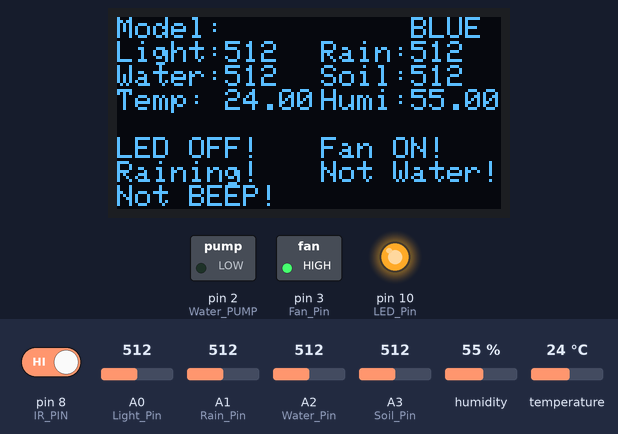
Bench run of a sketch on a simulated Arduino Uno, built with avr-gcc and run on an emulated ATmega328P. On the bench: 128×64 one-colour display, switched loads named in the sketch (green lamp = pin HIGH), output pins drawn as LEDs (lit = HIGH). Inputs (shaded band) come from the test bench; at power-on: A1 (Rain_Pin) = 512, A2 (Water_Pin) = 512, A3 (Soil_Pin) = 512, pin 8 (IR_PIN) HIGH, A0 (Light_Pin) = 512, humidity 55 %, temperature 24 °C. The audio player accepts every command and is not drawn.

Above: at 4.2 s.
4.3 s: A1 (Rain_Pin) set to 107
At 5.4 s:
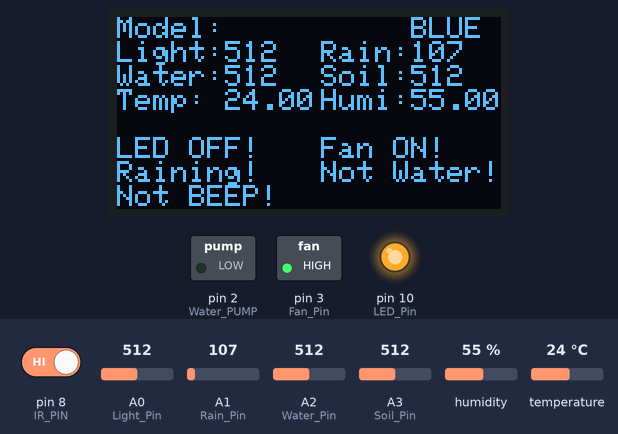
5.8 s: A1 (Rain_Pin) set to 93
At 6.4 s:
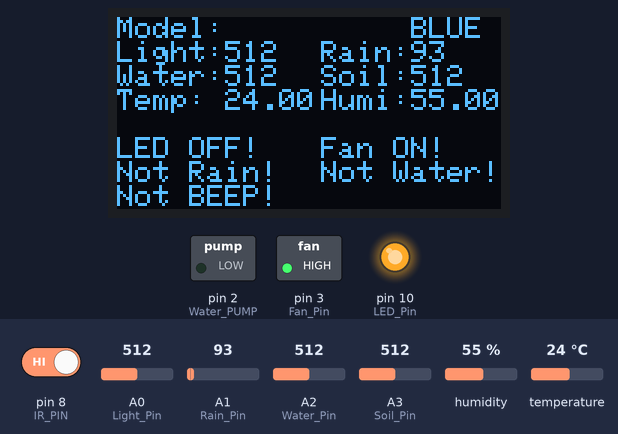
7.3 s: A2 (Water_Pin) set to 56
At 8.5 s:
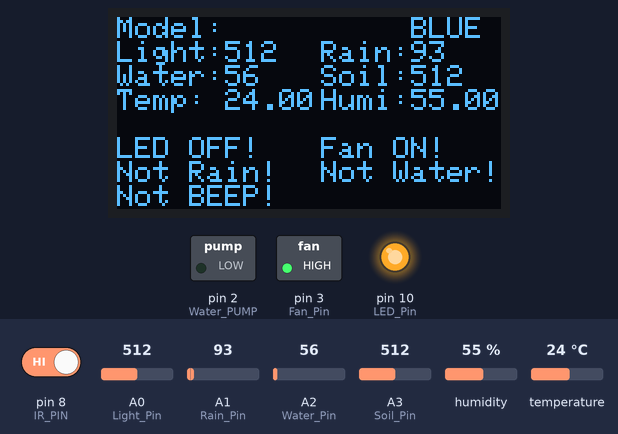
8.8 s: A2 (Water_Pin) set to 45
At 9.3 s:
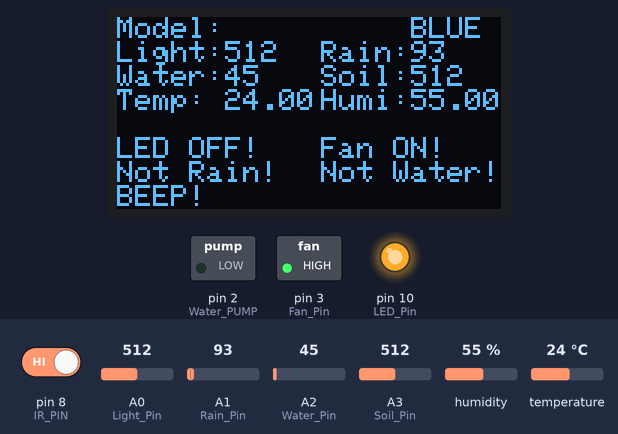
10.3 s: A3 (Soil_Pin) set to 109
At 10.9 s:
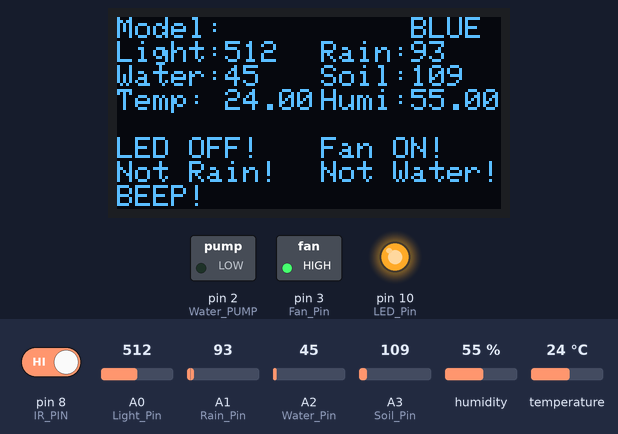
11.8 s: A3 (Soil_Pin) set to 90
At 12.5 s:
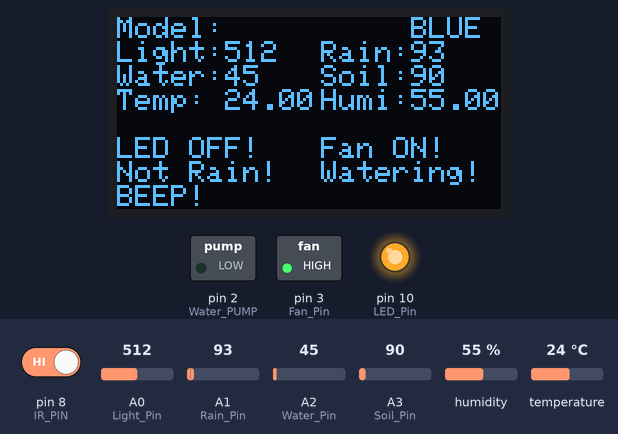
Timing chart, 0 to 14.3 s (numbered marks = the images above; inputs shaded):
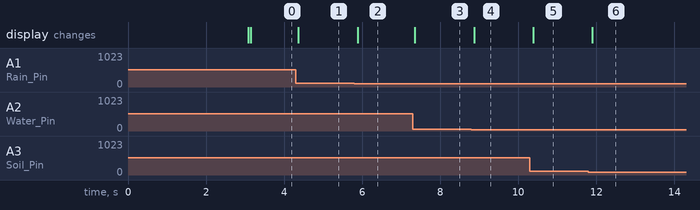

The sketch:

ServoControl.ino
```cpp
#include <Adafruit_SSD1306.h>
#include <splash.h>

#include <SoftwareSerial.h>
#include <LiquidCrystal_I2C.h>
#include "dht.h"
#include <Adafruit_GFX.h>
#include <Adafruit_SSD1306.h>
#include <DFPlayer_Mini_Mp3.h>

#define OLED_RESET 4
#if (SSD1306_LCDHEIGHT != 64)
#error("Height incorrect, please fix Adafruit_SSD1306.h!");
#endif

Adafruit_SSD1306 display(OLED_RESET);
SoftwareSerial mySerial(12, 13);
dht DHT;

#define   Water_PUMP          2
#define   Fan_Pin             3
#define   DHT11_PIN           7
#define   IR_PIN              8  //红外
#define   LED_Pin             10
#define   Voice_Pin           11
#define   Light_Pin           A0
#define   Rain_Pin            A1
#define   Water_Pin           A2
#define   Soil_Pin            A3

int Light;
int Rain;
int Water_level;
int Soil_Moisture;
float Humi;
float Temp;
int state;
volatile byte i=0;

#define   Light_Threshold                1000    //光敏阈值，控制灯
#define   Rain_Threshold                 100    //水滴阈值
#define   Water_level_Threshold          50    //水位阈值  控制扬声器
#define   Soil_Moisture_Threshold        100    //土壤湿度阈值，控制水泵
#define   Temp_Threshold                 20    //温度阈值，控制风扇
#define   Humi_Threshold                 50    //湿度阈值，控制风扇
#define   VOL                            20     // 声音音量

void setup()
{
  IO_Init();
}

void loop()
{
  Data_Read();
  Date_Display();
  Blue_Model();
}

void IO_Init()
{
  pinMode(Fan_Pin, OUTPUT);
  pinMode(LED_Pin, OUTPUT);
  pinMode(Water_PUMP, OUTPUT);
  digitalWrite(Fan_Pin, HIGH);
  digitalWrite(LED_Pin, HIGH);
  digitalWrite(Water_PUMP, LOW);
  Serial.begin(9600);
  display.begin(SSD1306_SWITCHCAPVCC, 0x3C);
  display.clearDisplay();
  display.setTextSize(1);
  display.setTextColor(WHITE);
  display.setCursor(0,16);
  display.println("Welcome to Smart Farm ");
  display.display();
  mySerial.begin (9600);
  mp3_set_serial (mySerial);
  delay(1);
  mp3_set_volume (VOL);
  mp3_play ();
  delay(3000);
  display.clearDisplay();
  display.setCursor(98,0);
  display.println("BLUE");
  display.display();
}

void Data_Read()
{
  DHT.read11(DHT11_PIN);
  Light = analogRead(Light_Pin);
  Rain  = analogRead(Rain_Pin);
  Water_level = analogRead(Water_Pin);
  Soil_Moisture = analogRead(Soil_Pin);
  Temp  = DHT.temperature,1;
  Humi  = DHT.humidity,1;
}

void Date_Display()
{
  display.clearDisplay();
  display.setTextSize(1);
  display.setTextColor(WHITE);
  display.setCursor(0,0);
  display.println("Model:");
  display.setCursor(98,0);
  display.println("BLUE");

  display.setCursor(0,8);
  display.println("Light:");
  display.setCursor(36,8);
  display.println(Light);

  display.setCursor(68,8);
  display.println("Rain:");
  display.setCursor(98,8);
  display.println(Rain);

  display.setCursor(0,16);
  display.println("Water:");
  display.setCursor(36,16);
  display.println(Water_level);

  display.setCursor(68,16);
  display.println("Soil:");
  display.setCursor(98,16);
  display.println(Soil_Moisture);

  display.setCursor(0,24);
  display.println("Temp:");
  display.setCursor(36,24);
  display.println(Temp);

  display.setCursor(68,24);
  display.println("Humi:");
  display.setCursor(98,24);
  display.println(Humi);

  if(Light > Light_Threshold )
  {
    display.setCursor(0,40);
    display.println("LED ON!");
  }else {
    display.setCursor(0,40);
    display.println("LED OFF!");
   }
  if(Temp > Temp_Threshold || Humi > Humi_Threshold || Rain > Rain_Threshold)
  {
    display.setCursor(68,40);
    display.println("Fan ON!");
  }else {
    display.setCursor(68,40);
    display.println("Fan OFF!");
   }
  if(Rain > Rain_Threshold )
  {
    display.setCursor(0,48);
    display.println("Raining!");
  }else {
    display.setCursor(0,48);
    display.println("Not Rain!");
  }
  if(Soil_Moisture < Soil_Moisture_Threshold )
  {
    display.setCursor(68,48);
    display.println("Watering!");
  }else {
    display.setCursor(68,48);
    display.println("Not Water!");
   }

   if(Water_level < Water_level_Threshold || digitalRead(IR_PIN) == 0)
  {
    display.setCursor(0,56);
    display.println("BEEP!");
  }else
  {
    display.setCursor(0,56);
    display.println("Not BEEP!");
  }
  display.display();
}


void Auto_Model()
{
  if(Light > Light_Threshold )
  {
    digitalWrite(LED_Pin, HIGH);
  }else
  {
    digitalWrite(LED_Pin, LOW);
  }
  if(Temp > Temp_Threshold || Humi > Humi_Threshold || Rain > Rain_Threshold)
  {
    digitalWrite(Fan_Pin, HIGH);
  }else
  {
    digitalWrite(Fan_Pin, LOW);
  }
  if(Soil_Moisture < Soil_Moisture_Threshold )
  {
    digitalWrite(Water_PUMP, HIGH);
  }else
  {
    digitalWrite(Water_PUMP, LOW);
  }
}

void MP3_Player()
{
  if(Light > Light_Threshold )
  {
    if(i==0)
    {
      mp3_play (2);
      delay(1500);
      i++;
    }
  }else i=0;
  if(Temp > Temp_Threshold || Humi > Humi_Threshold || Rain > Rain_Threshold)
  {
    mp3_play (5);
    delay(1500);
  }
  if(Soil_Moisture < Soil_Moisture_Threshold )
  {
    mp3_play (6);
    delay(1500);
  }
  if(Water_level < Water_level_Threshold)
  {
    mp3_play (7);
    delay(1500);
  }
  if(Rain > Rain_Threshold )
  {
    mp3_play (3);
    delay(1500);
  }
  if(digitalRead(IR_PIN) == 0)
  {
    mp3_play (4);
    delay(1500);
  }
}

void Blue_Model()
{
//  if(Serial.available()){
//    state = Serial.read();
//    Serial.println(Water_level);
//    Serial.println("this is working");
//
//  }
    if (mySerial.available()) {
      char receivedChar = mySerial.read(); // 读取字符
      Serial.print("Received: ");
      Serial.println(receivedChar);
      switch(receivedChar){
          case  '0':  digitalWrite(LED_Pin, HIGH);delay(1500);    break;
          case  '1':  digitalWrite(LED_Pin, LOW);delay(1500);   break;
          case  '2':  digitalWrite(Water_PUMP, HIGH);delay(1500);                break;
          case  '3':  digitalWrite(Water_PUMP, LOW);delay(1500);               break;
          case  '4':  digitalWrite(Fan_Pin, HIGH);delay(1500);                   break;
          case  '5':  digitalWrite(Fan_Pin, LOW);delay(1500);                  break;
          case  '6':  mp3_play (15);delay(1500);
                  while(1)
                  {
                    MP3_Player();
                    Data_Read();
                    Date_Display();
                    Auto_Model();
                    if(Serial.available() > 0)
                    state = Serial.read();
                    if(receivedChar =='7')
                    {
                      mp3_play (14);delay(1500);
                      digitalWrite(Fan_Pin, LOW);
                      digitalWrite(LED_Pin, LOW);
                      digitalWrite(Water_PUMP, LOW);
                      break;
                    }
                  }

                  break;
    }
    }
}
```

Measured:
- the behaviour switches between 101 and 100 on A1 (Rain_Pin) (found by bisection; images 1 and 2)
- the behaviour switches between 50 and 49 on A2 (Water_Pin) (found by bisection; images 3 and 4)
- the behaviour switches between 100 and 99 on A3 (Soil_Pin) (found by bisection; images 5 and 6)
- after the input at 4.3 s, the display: changes after 0.06 s (image 1)
- after the input at 5.8 s, the display: changes after 0.09 s (image 2)
- after the input at 7.3 s, the display: changes after 0.05 s (image 3)
- after the input at 8.8 s, the display: changes after 0.07 s (image 4)
- after the input at 10.3 s, the display: changes after 0.09 s (image 5)
- after the input at 11.8 s, the display: changes after 0.10 s (image 6)
